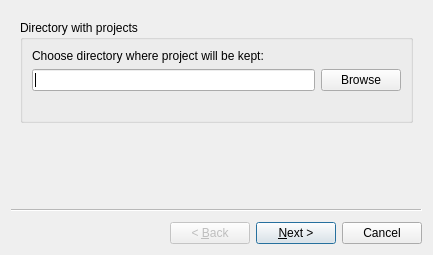
<?xml version="1.0" encoding="UTF-8"?>
<ui version="4.0">
 <class>setup</class>
 <widget class="QWizard" name="setup">
  <property name="geometry">
   <rect>
    <x>0</x>
    <y>0</y>
    <width>433</width>
    <height>255</height>
   </rect>
  </property>
  <property name="sizePolicy">
   <sizepolicy hsizetype="Preferred" vsizetype="Preferred">
    <horstretch>0</horstretch>
    <verstretch>0</verstretch>
   </sizepolicy>
  </property>
  <property name="windowTitle">
   <string>Configuration setup</string>
  </property>
  <property name="modal">
   <bool>true</bool>
  </property>
  <widget class="QWizardPage" name="wizardPage1">
   <property name="sizePolicy">
    <sizepolicy hsizetype="Preferred" vsizetype="Preferred">
     <horstretch>0</horstretch>
     <verstretch>0</verstretch>
    </sizepolicy>
   </property>
   <layout class="QVBoxLayout" name="verticalLayout">
    <item>
     <widget class="QGroupBox" name="page1_groupBox">
      <property name="sizePolicy">
       <sizepolicy hsizetype="Preferred" vsizetype="Preferred">
        <horstretch>0</horstretch>
        <verstretch>0</verstretch>
       </sizepolicy>
      </property>
      <property name="title">
       <string>Directory with projects</string>
      </property>
      <layout class="QVBoxLayout" name="verticalLayout_2">
       <item>
        <widget class="QLabel" name="page1_Info">
         <property name="text">
          <string>Choose directory where project will be kept:</string>
         </property>
        </widget>
       </item>
       <item>
        <layout class="QHBoxLayout" name="horizontalLayout">
         <item>
          <widget class="QLineEdit" name="page1_dirEdit"/>
         </item>
         <item>
          <widget class="QPushButton" name="page1_button">
           <property name="text">
            <string>Browse</string>
           </property>
          </widget>
         </item>
        </layout>
       </item>
       <item>
        <widget class="QLabel" name="page1_errorLabel">
         <property name="text">
          <string/>
         </property>
        </widget>
       </item>
      </layout>
     </widget>
    </item>
   </layout>
  </widget>
  <widget class="QWizardPage" name="wizardPage2">
   <property name="sizePolicy">
    <sizepolicy hsizetype="Preferred" vsizetype="Preferred">
     <horstretch>0</horstretch>
     <verstretch>0</verstretch>
    </sizepolicy>
   </property>
   <layout class="QVBoxLayout" name="verticalLayout2">
    <item>
     <widget class="QLabel" name="page2_finishLabel">
      <property name="text">
       <string>Setup Finished!</string>
      </property>
     </widget>
    </item>
   </layout>
  </widget>
 </widget>
 <resources/>
 <connections/>
</ui>
